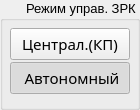
    <widget class="QGroupBox" name="groupBoxRejRabotiZRK_2">
     <property name="geometry">
      <rect>
       <x>10</x>
       <y>10</y>
       <width>140</width>
       <height>110</height>
      </rect>
     </property>
     <property name="font">
      <font>
       <pointsize>10</pointsize>
      </font>
     </property>
     <property name="accessibleDescription">
      <string>G</string>
     </property>
     <property name="layoutDirection">
      <enum>Qt::RightToLeft</enum>
     </property>
     <property name="styleSheet">
      <string notr="true"/>
     </property>
     <property name="title">
      <string>Режим управ. ЗРК</string>
     </property>
     <widget class="QFrame" name="frameRejimRabotiZRK_3">
      <property name="geometry">
       <rect>
        <x>10</x>
        <y>28</y>
        <width>120</width>
        <height>68</height>
       </rect>
      </property>
      <property name="accessibleDescription">
       <string>RadioGroup</string>
      </property>
      <property name="styleSheet">
       <string notr="true">.QFrame{
   border: 0px;
	background-color: qlineargradient(spread:pad, x1:0, y1:0, x2:0, y2:1, 
	stop:0 rgba(0,0,0,0),
	stop:0.09 rgba(0,0,0,0),
	stop:0.1 rgba(0,0,0,255),
	stop:0.9 rgba(0,0,0,255),
	stop:0.91 rgba(0,0,0,0),
	stop:1 rgba(0,0,0,0));
}

</string>
      </property>
      <property name="frameShape">
       <enum>QFrame::StyledPanel</enum>
      </property>
      <property name="frameShadow">
       <enum>QFrame::Raised</enum>
      </property>
      <widget class="QPushButton" name="pushButtonZRK_RemoteControl">
       <property name="enabled">
        <bool>true</bool>
       </property>
       <property name="geometry">
        <rect>
         <x>0</x>
         <y>0</y>
         <width>120</width>
         <height>32</height>
        </rect>
       </property>
       <property name="font">
        <font>
         <family>Ubuntu Condensed</family>
         <pointsize>11</pointsize>
         <weight>50</weight>
         <bold>false</bold>
         <stylestrategy>PreferAntialias</stylestrategy>
        </font>
       </property>
       <property name="cursor">
        <cursorShape>PointingHandCursor</cursorShape>
       </property>
       <property name="focusPolicy">
        <enum>Qt::NoFocus</enum>
       </property>
       <property name="accessibleDescription">
        <string>400</string>
       </property>
       <property name="layoutDirection">
        <enum>Qt::LeftToRight</enum>
       </property>
       <property name="styleSheet">
        <string notr="true">background-position: 10px, 10px;
/*
QPushButton[accessibleDescription=&quot;RBRight3&quot;]{

	background-color: qlineargradient(spread:pad, x1:0, y1:0, x2:0, y2:1, 
stop:0 rgba(96, 88, 80, 255), 
stop:0.3 rgba(60, 48, 32, 255), 
stop:0.8 rgba(60, 48, 32, 255), 
stop:1 rgba(96, 88, 80, 255));		
    
	padding-right: 1px;
    padding-bottom: 1px;
    
	border-style: solid;
	border-width: 1px;
	border-left-color: white;
	border-top-color: white;	
    border-right-color: rgb(0, 0, 0);
    border-bottom-color: rgb(0, 0, 0);
	
    border-top-right-radius:7px; 
   	border-bottom-right-radius:7px; 
}

QPushButton:checked[accessibleDescription=&quot;RBRight3&quot;]{

	background-color: qlineargradient(spread:pad, x1:0, y1:0, x2:0, y2:1, 
stop:0 rgba(60, 40, 28, 255), 
stop:0.15 rgba(104, 80, 60, 255), 

stop:0.3 rgba(80, 60, 40, 255), 
stop:0.8 rgba(80, 60, 40, 255), 
stop:1 rgba(128, 96, 64, 255));		

	border-left-color: black;
	border-top-color: black;
    border-right-color: white;
    border-bottom-color: white;
 
}

QPushButton:pressed[accessibleDescription=&quot;RBRight3&quot;]{
	padding-right: 0px;
    padding-bottom: 0px;

	border-width: 1px;
	border-left-color: black;
	border-top-color: black;
    border-right-color: white;
    border-bottom-color: white;
}

QPushButton:hover[accessibleDescription=&quot;RBRight3&quot;]{   	
    background-color: qlineargradient(spread:pad, x1:0, y1:1, x2:0, y2:0, 
	stop:0 rgba(96, 76, 48, 255), 
	stop:1 rgba(176, 144, 112, 255));
  	
}
QPushButton:disabled[accessibleDescription=&quot;RBRight3&quot;]{
color:#888888; 
}
*/
</string>
       </property>
       <property name="text">
        <string> Централ.(КП) </string>
       </property>
       <property name="icon">
        <iconset resource="resgui.qrc">
         <normaloff>:/rb2/resgui/radioBtn2/radioOff.png</normaloff>
         <normalon>:/rb2/resgui/radioBtn2/radioOn.png</normalon>:/rb2/resgui/radioBtn2/radioOff.png</iconset>
       </property>
       <property name="iconSize">
        <size>
         <width>17</width>
         <height>17</height>
        </size>
       </property>
       <property name="checkable">
        <bool>true</bool>
       </property>
       <property name="checked">
        <bool>false</bool>
       </property>
       <property name="autoExclusive">
        <bool>true</bool>
       </property>
       <property name="flat">
        <bool>false</bool>
       </property>
      </widget>
      <widget class="QPushButton" name="pushButtonZRK_LocalControl">
       <property name="enabled">
        <bool>true</bool>
       </property>
       <property name="geometry">
        <rect>
         <x>0</x>
         <y>34</y>
         <width>120</width>
         <height>32</height>
        </rect>
       </property>
       <property name="font">
        <font>
         <family>Ubuntu Condensed</family>
         <pointsize>11</pointsize>
         <weight>50</weight>
         <bold>false</bold>
         <stylestrategy>PreferAntialias</stylestrategy>
        </font>
       </property>
       <property name="cursor">
        <cursorShape>PointingHandCursor</cursorShape>
       </property>
       <property name="focusPolicy">
        <enum>Qt::NoFocus</enum>
       </property>
       <property name="accessibleDescription">
        <string>B</string>
       </property>
       <property name="layoutDirection">
        <enum>Qt::LeftToRight</enum>
       </property>
       <property name="styleSheet">
        <string notr="true">/*
QPushButton[accessibleDescription=&quot;RBLeft3&quot;]{

	background-color: qlineargradient(spread:pad, x1:0, y1:0, x2:0, y2:1, 
stop:0 rgba(160, 128, 92, 255), 
stop:0.3 rgba(80, 60, 40, 255), 
stop:0.8 rgba(80, 60, 40, 255), 
stop:1 rgba(160, 128, 92, 255));		
    
	padding-right: 1px;
    padding-bottom: 1px;
    
	border-style: solid;
	border-width: 1px;
	border-left-color: white;
	border-top-color: white;	
    border-right-color: rgb(0, 0, 0);
    border-bottom-color: rgb(0, 0, 0);
	
    border-top-left-radius:7px; 
   	border-bottom-left-radius:7px;
}


QPushButton:pressed[accessibleDescription=&quot;RBLeft3&quot;]{
	padding-right: 0px;
    padding-bottom: 0px;

	border-width: 1px;
	border-left-color: black;
	border-top-color: black;
    border-right-color: white;
    border-bottom-color: white;
}

QPushButton:hover[accessibleDescription=&quot;RBLeft3&quot;]{   	
    background-color: qlineargradient(spread:pad, x1:0, y1:1, x2:0, y2:0, 
	stop:0 rgba(96, 76, 48, 255), 
	stop:1 rgba(176, 144, 112, 255));
}
QPushButton:disabled[accessibleDescription=&quot;RBLeft3&quot;]{
color:#888888; 
}
*/
</string>
       </property>
       <property name="text">
        <string>  Автономный </string>
       </property>
       <property name="icon">
        <iconset resource="resgui.qrc">
         <normaloff>:/rb2/resgui/radioBtn2/radioOff.png</normaloff>
         <normalon>:/rb2/resgui/radioBtn2/radioOn.png</normalon>:/rb2/resgui/radioBtn2/radioOff.png</iconset>
       </property>
       <property name="iconSize">
        <size>
         <width>17</width>
         <height>17</height>
        </size>
       </property>
       <property name="checkable">
        <bool>true</bool>
       </property>
       <property name="checked">
        <bool>true</bool>
       </property>
       <property name="autoExclusive">
        <bool>true</bool>
       </property>
       <property name="flat">
        <bool>false</bool>
       </property>
      </widget>
     </widget>
    </widget>
